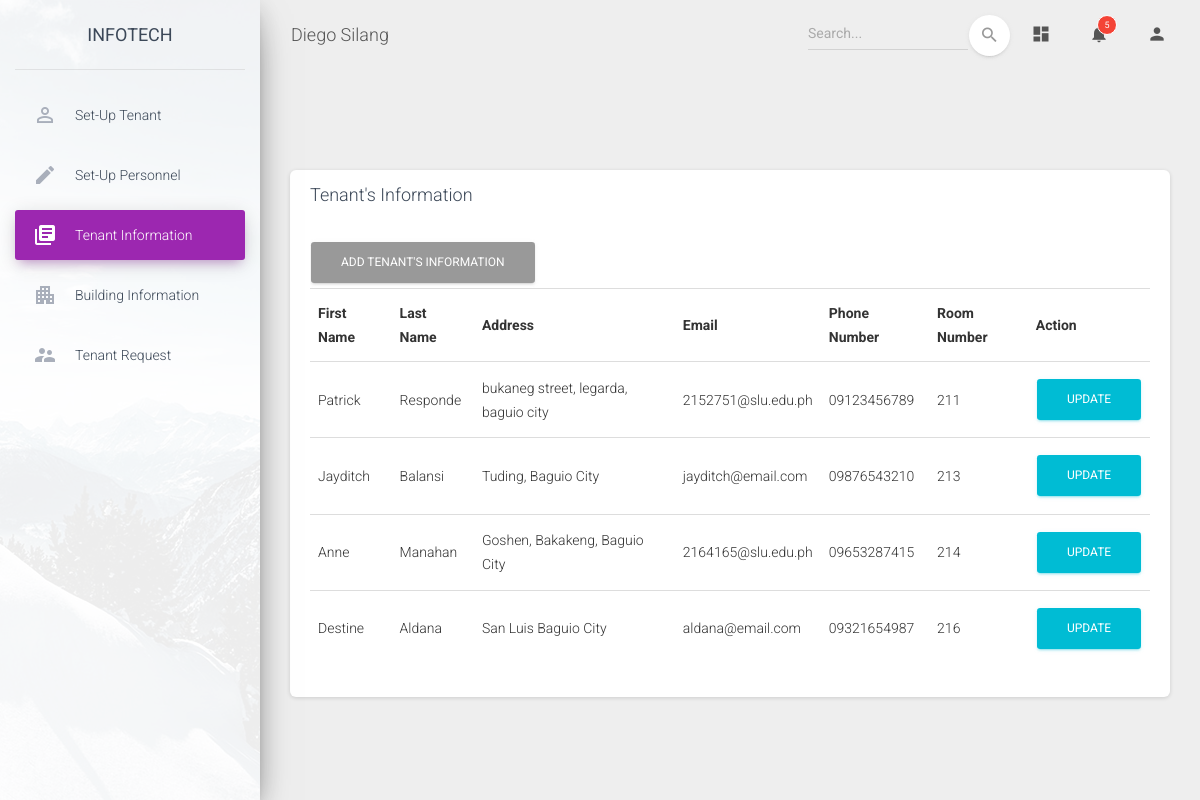
Screenshot of /material-dashboard/pages/viewinfo.php (signed in) with the database file from the repository.
### tables this page shows
CREATE TABLE `tenantinfo` (
  `tenantID` int(11) NOT NULL,
  `firstName` varchar(255) NOT NULL,
  `lastName` varchar(255) NOT NULL,
  `address` varchar(255) NOT NULL,
  `email` varchar(255) NOT NULL,
  `pnumber` varchar(11) NOT NULL,
  `roomNumber` varchar(255) NOT NULL
);

### material-dashboard/pages/viewinfo.php (the view, shortened to what this page needs)
<!DOCTYPE html>
<html lang="en">
<head>
  <link rel="stylesheet" href="https://maxcdn.bootstrapcdn.com/font-awesome/latest/css/font-awesome.min.css">
  <link href="../assets/css/material-dashboard.css?v=2.1.1" rel="stylesheet" />
  <link href="../assets/demo/demo.css" rel="stylesheet" />
</head>
<body class="">
  <div class="wrapper ">
    <div class="sidebar" data-color="purple" data-background-color="white" data-image="../assets/img/sidebar-1.jpg">
      <div class="logo">
        <a href="http://www.creative-tim.com" class="simple-text logo-normal">
          InfoTech
        </a>
      </div>
      <div class="sidebar-wrapper">
        <ul class="nav">
          <li class="nav-item ">
            <a class="nav-link" href="./SetupTenant.php">
              <i class="material-icons">perm_identity</i>
              <p>Set-up Tenant</p>
            </a>
          </li>
          <li class="nav-item ">
            <a class="nav-link" href="./Setuppersonnel.php">
              <i class="material-icons">create</i>
              <p>Set-up Personnel</p>
            </a>
          </li>
          <li class="nav-item active ">
            <a class="nav-link" href="./viewinfo.php">
              <i class="material-icons">library_books</i>
              <p>Tenant Information</p>
            </a>
          </li>
          <li class="nav-item">
            <a class="nav-link" href="./viewbldg.php">
              <i class="material-icons">apartment</i>
              <p>Building Information</p>
            </a>
          </li>
          <li class="nav-item">
            <a class="nav-link" href="./tenantreq.php">
              <i class="material-icons">supervisor_account</i>
              <p>Tenant Request</p>
            </a>
          </li>
        </ul>
      </div>
    </div>
    <div class="main-panel">
      <nav class="navbar navbar-expand-lg navbar-transparent navbar-absolute fixed-top ">
        <div class="container-fluid">
          <div class="navbar-wrapper">
            <a class="navbar-brand" href="#pablo">Diego Silang</a>
          </div>
          <div class="collapse navbar-collapse justify-content-end">
            <form class="navbar-form">
              <div class="input-group no-border">
                <input type="text" value="" class="form-control" placeholder="Search...">
                <button type="submit" class="btn btn-white btn-round btn-just-icon">
                  <i class="material-icons">search</i>
                  <div class="ripple-container"></div>
                </button>
              </div>
            </form>
            <ul class="navbar-nav">
              <li class="nav-item">
                <a class="nav-link" href="#pablo">
                  <i class="material-icons">dashboard</i>
                </a>
              </li>
              <li class="nav-item dropdown">
                <a class="nav-link" href="http://example.com" id="navbarDropdownMenuLink" data-toggle="dropdown" aria-haspopup="true" aria-expanded="false">
                  <i class="material-icons">notifications</i>
                  <span class="notification">5</span>
                </a>
              </li>
              <li class="nav-item dropdown">
                <a class="nav-link" href="#pablo" id="navbarDropdownProfile" data-toggle="dropdown" aria-haspopup="true" aria-expanded="false">
                  <i class="material-icons">person</i>
                </a>
              </li>
            </ul>
          </div>
        </div>
      </nav> <div class="container-fluid">
          <button class="navbar-toggler" type="button" data-toggle="collapse" aria-controls="navigation-index" aria-expanded="false" aria-label="Toggle navigation">
            <span class="navbar-toggler-icon icon-bar"></span>
            <span class="navbar-toggler-icon icon-bar"></span>
            <span class="navbar-toggler-icon icon-bar"></span>
          </button>
        </div>
      <div class="content">
        <div class="row">
          <div class="col-md-12">
              <div class="col-md-12">
            <div class="card ">
              <div class="card-header">
                <h4 class="card-title">Tenant's Information</h4>
              </div>
              <div class="card-body">
                <div class="table-responsive">
                  <button type="button" class="btn" data-toggle="modal" data-target="#myModal">Add Tenant's Information</button>
                  <?php
                    include "dbconn.php";
                    $sql = "SELECT * FROM tenantinfo";
                    if($result = mysqli_query($link, $sql)){
                        if(mysqli_num_rows($result) > 0){
                            echo "<table class = 'table tablesorter'>";
                                echo "<tr>";
                                    echo "<th>First Name</th>";
                                    echo "<th>Last Name</th>";
                                    echo "<th>Address</th>";
                                    echo "<th>Email</th>";
                                    echo "<th>Phone Number</th>";
                                    echo "<th>Room Number</th>";
                                     echo "<th>Action</th>";
                                echo "</tr>";
                            while($row = mysqli_fetch_array($result)){
                                echo "<tr>";
                                    echo "<td>" . $row['firstName'] . "</td>";
                                    echo "<td>" . $row['lastName'] . "</td>";
                                    echo "<td>" . $row['address'] . "</td>";
                                    echo "<td>" . $row['email'] . "</td>";
                                    echo "<td>" . $row['pnumber'] . "</td>";
                                    echo "<td>" . $row['roomNumber'] . "</td>";
                                          echo "<td>";
                                            echo "<a href='php/edit_info.php?tenantID=". $row['tenantID'] ."' title='Update Record' data-toggle='tooltip'><span class='btn btn-info'>Update</span></a>";
                                            echo"</td>";
                                echo "</tr>";
                            }
                            echo "</table>";
                        } else{
                            echo "No Accounts were found.";
                        }
                    } else{
                        echo "ERROR: Could not able to execute $sql. " . mysqli_error($link);
                    }
                  ?>
                    </div>
                </div>
              </div>
            </div>
          </div>
</body>
</html>

### rows the page displays
tenantinfo: firstName "Patrick", lastName "Responde", address "bukaneg street, legarda, baguio city", email "2152751@slu.edu.ph", pnumber "09123456789", roomNumber "211"
tenantinfo: firstName "Jayditch", lastName "Balansi", address "Tuding, Baguio City", email "jayditch@email.com", pnumber "09876543210", roomNumber "213"
tenantinfo: firstName "Anne", lastName "Manahan", address "Goshen, Bakakeng, Baguio City", email "2164165@slu.edu.ph", pnumber "09653287415", roomNumber "214"
tenantinfo: firstName "Destine", lastName "Aldana", address "San Luis Baguio City", email "aldana@email.com", pnumber "09321654987", roomNumber "216"
